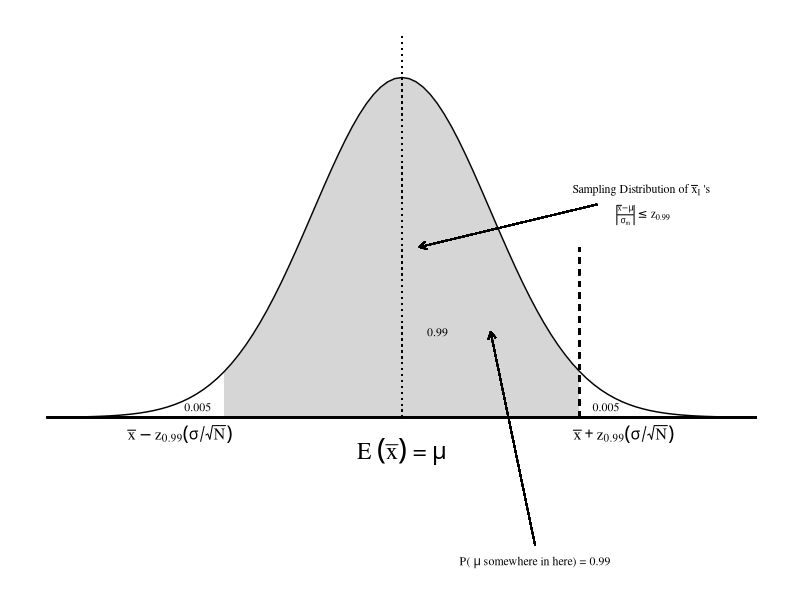
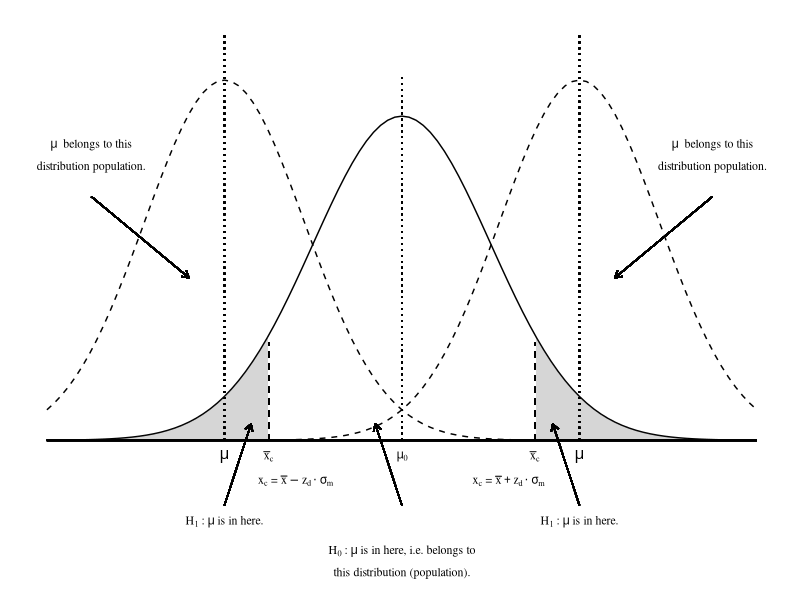
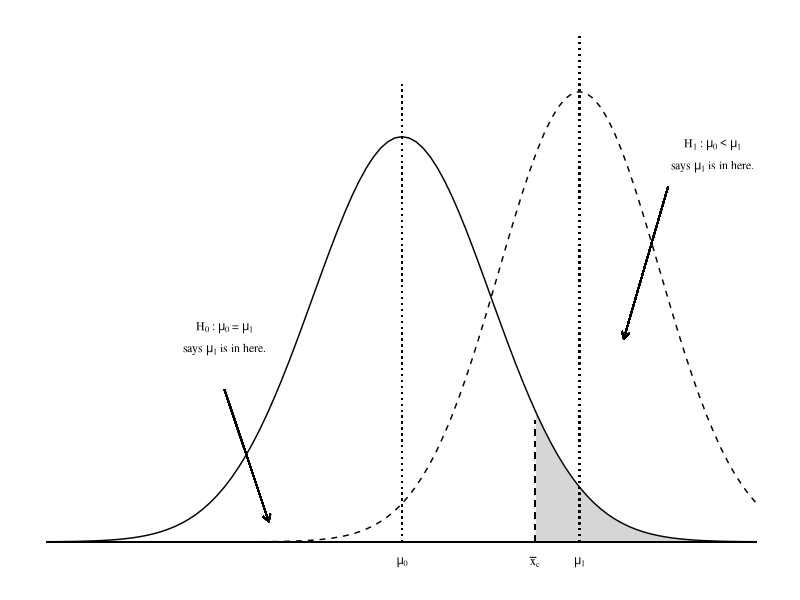
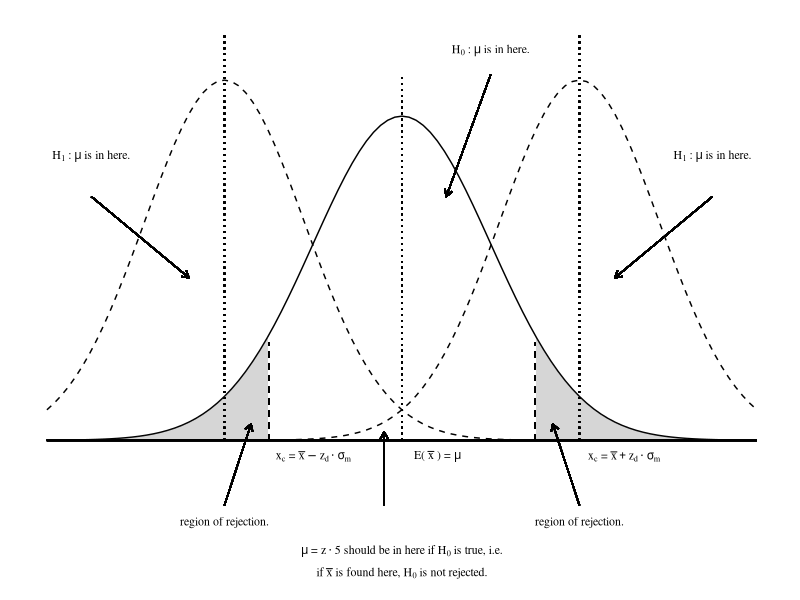
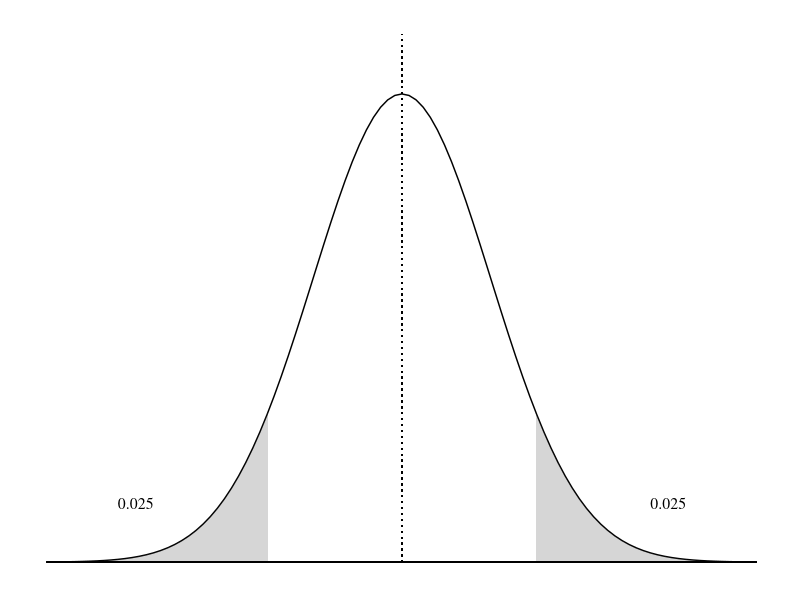
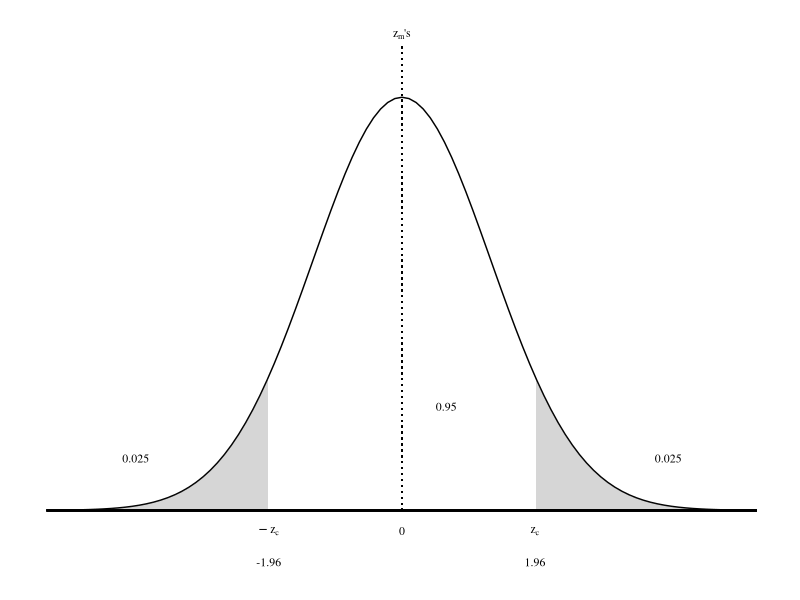
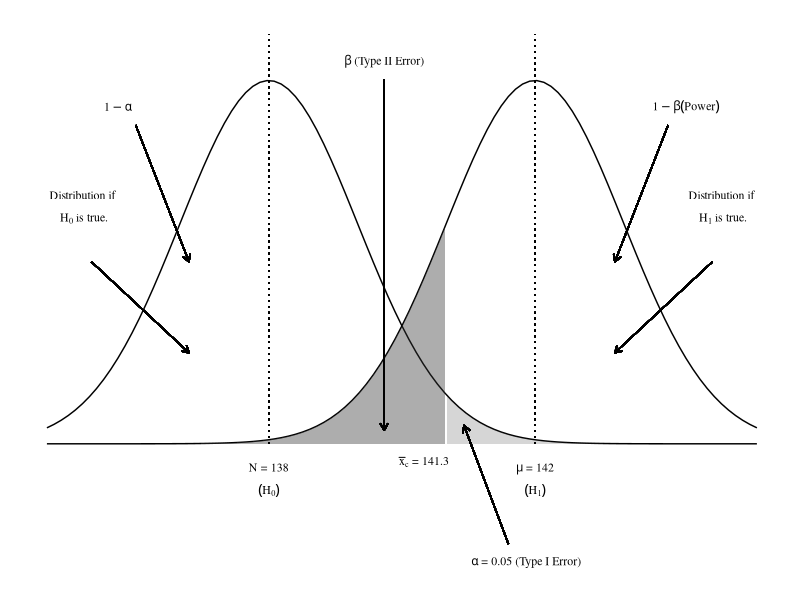

Reproduce these figures in R, in order.
## ---- chunk 1
library(ggplot2)
library(grid)
x <- pretty(c(-4,4), 1000) 
y <- dnorm(x,0,1)
df <- data.frame(x=x,y=y)
temp<-expression("E"~(bar(x))~"="~mu)
temp2 <- expression(atop("Sampling Distribution of"~bar(x)[I]~"'s",~abs(frac(bar(x)-mu,sigma[m])) <= z[.99]))
temp3 <- expression("P("~mu~"somewhere in here) = 0.99")
norm <- ggplot(df, aes(x)) + stat_function(fun = dnorm) +
  geom_ribbon(data=subset(df,x<=2&x>=-2),aes(ymin=0,ymax=y), alpha=0.2) +
  geom_segment(aes(x = 0, y = 0, xend = 0, yend = 0.45), linetype="dotted") +
  geom_segment(aes(x = 2, y = 0, xend = 2, yend = 0.2), linetype="dashed") +
  geom_segment(aes(x = -4, y = 0, xend = 4, yend = 0)) +
  geom_segment(aes(x = 2.2, y = 0.25, xend = 0.2, yend = 0.2), arrow = arrow(length = unit(0.2, "cm"))) +
  geom_segment(aes(x = 1.5, y = -0.15, xend = 1, yend = 0.1), arrow = arrow(length = unit(0.2, "cm"))) +
  theme(axis.title= element_blank(), panel.grid= element_blank(), 
             panel.background=element_blank(), axis.text = element_blank(), axis.ticks = element_blank()) 
norm + annotate("text", x = 0.4, y = 0.1, label = "0.99", size = 3, family="serif")  + 
  annotate('text',x = 0, y = -0.04, label = as.character(temp), parse = TRUE, size = 6, family="serif")  + 
  annotate("text", x = -2.5, y = -0.02, label = "bar(x) - z[.99] (sigma/sqrt(N))", parse=TRUE, size = 4, family="serif") +
  annotate("text", x = 2.5, y = -0.02, label = "bar(x) + z[.99] (sigma/sqrt(N))", parse=TRUE, size = 4, family="serif") +
  annotate("text", x = 2.3, y = 0.012, label = "0.005", size = 3, family="serif") +
  annotate("text", x = -2.3, y = 0.012, label = "0.005", size = 3, family="serif") +
  annotate("text", x = 2.7, y = 0.25, label = as.character(temp2), parse=TRUE, size = 3, family="serif") +
  annotate("text", x = 1.5, y = -.17, label = as.character(temp3), parse=TRUE, size = 3, family="serif")
## ---- chunk 2
library(ggplot2)
library(grid)
x <- pretty(c(-4,4), 1000)
y <- dnorm(x,0,1)
df <- data.frame(x=x,y=y)
temp <- expression(x[c]~"="~bar(x) - z[d] %.% sigma[m])
temp2 <- expression(x[c]~"="~bar(x) + z[d] %.% sigma[m])
temp3 <- expression(atop(H[0]~":"~mu~"is in here, i.e. belongs to","this distribution (population)."))
temp4 <- expression(H[1]~":"~mu~"is in here.")
temp5 <- expression(atop(mu~" belongs to this","distribution population."))
norm <- ggplot(df, aes(x)) + stat_function(fun = dnorm) + stat_function(fun=dnorm, args=c(mean=-2, sd=0.9), linetype="dashed") + stat_function(fun=dnorm, args=c(mean=2, sd=0.9), linetype="dashed") +
  geom_ribbon(data=subset(df,x>1.5),aes(ymin=0,ymax=y), alpha=0.2) +
  geom_ribbon(data=subset(df,x< -1.5),aes(ymin=0,ymax=y), alpha=0.2) +
  geom_segment(aes(x = 0, y = 0, xend = 0, yend = 0.45), linetype="dotted") +
  geom_segment(aes(x = -2, y = 0, xend = -2, yend = 0.5), linetype="dotted") +
  geom_segment(aes(x = 2, y = 0, xend = 2, yend = 0.5), linetype="dotted") +
  geom_segment(aes(x = -1.5, y = 0, xend = -1.5, yend = 0.12),linetype="dashed") +
  geom_segment(aes(x = 1.5, y = 0, xend = 1.5, yend = 0.12), linetype="dashed") +
  geom_segment(aes(x = -4, y = 0, xend = 4, yend = 0)) +
  geom_segment(aes(x = -3.5, y = 0.3, xend = -2.4, yend = 0.2), arrow = arrow(length = unit(0.2, "cm"))) +
  geom_segment(aes(x = 3.5, y = 0.3, xend = 2.4, yend = 0.2), arrow = arrow(length = unit(0.2, "cm"))) +
  geom_segment(aes(x = -2, y = -0.08, xend = -1.7, yend = 0.02), arrow = arrow(length = unit(0.2, "cm"))) +
  geom_segment(aes(x = 2, y = -0.08, xend = 1.7, yend = 0.02), arrow = arrow(length = unit(0.2, "cm"))) +
  geom_segment(aes(x = 0, y = -0.08, xend = -0.3, yend = 0.02), arrow = arrow(length = unit(0.2, "cm"))) +
  theme(axis.title= element_blank(), panel.grid= element_blank(), 
             panel.background=element_blank(), axis.text = element_blank(), axis.ticks = element_blank()) 
norm + annotate("text", x = 0, y = -0.02, label = "mu[0]", parse=TRUE, size = 3, family="serif")  + 
  annotate("text", x = -1.5, y = -0.02, label = "bar(x)[c]", parse=TRUE, size = 3, family="serif") +
  annotate("text", x = 1.5, y = -0.02, label = "bar(x)[c]", parse=TRUE, size = 3, family="serif") +
  annotate("text", x = -1.2, y = -0.05, label = as.character(temp), parse=TRUE, size = 3, family="serif") +
  annotate("text", x = 1.2, y = -0.05, label = as.character(temp2), parse=TRUE, size = 3, family="serif") +
  annotate("text", x = 0, y = -0.15, label = as.character(temp3), parse=TRUE, size = 3, family="serif") + 
  annotate("text", x = -2, y = -0.1, label = as.character(temp4), parse=TRUE, size = 3, family="serif") + 
  annotate("text", x = 2, y = -0.1, label = as.character(temp4), parse=TRUE, size = 3, family="serif") + 
  annotate("text", x = -3.5, y = 0.35, label = as.character(temp5), parse=TRUE, size = 3, family="serif") + 
  annotate("text", x = 3.5, y = 0.35, label = as.character(temp5), parse=TRUE, size = 3, family="serif") + 
  annotate("text", x = -2, y = -0.02, label = "mu", parse=TRUE, size = 4, family="serif") +
  annotate("text", x = 2, y = -0.02, label = "mu", parse=TRUE, size = 4, family="serif")
## ---- chunk 3
library(ggplot2)
library(grid)
x <- pretty(c(-4,4), 1000) 
y <- dnorm(x,0,1)
df <- data.frame(x=x,y=y)
temp <- expression(atop(H[0]~":"~mu[0]~"="~mu[1],"says"~mu[1]~"is in here."))
temp2 <- expression(atop(H[1]~":"~mu[0] < mu[1],"says"~mu[1]~"is in here."))
norm <- ggplot(df, aes(x)) + stat_function(fun = dnorm) + stat_function(fun=dnorm, args=c(mean=2, sd=0.9), linetype="dashed") +
  geom_ribbon(data=subset(df,x>1.5),aes(ymin=0,ymax=y), alpha=0.2) +
  geom_segment(aes(x = 0, y = 0, xend = 0, yend = 0.45), linetype="dotted") +
  geom_segment(aes(x = 2, y = 0, xend = 2, yend = 0.5), linetype="dotted") +
  geom_segment(aes(x = 1.5, y = 0, xend = 1.5, yend = 0.12), linetype="dashed") +
  geom_segment(aes(x = -4, y = 0, xend = 4, yend = 0)) +
  geom_segment(aes(x = -2, y = 0.15, xend = -1.5, yend = 0.02), arrow = arrow(length = unit(0.2, "cm"))) +
  geom_segment(aes(x = 3, y = 0.35, xend = 2.5, yend = 0.2), arrow = arrow(length = unit(0.2, "cm"))) +
  theme(axis.title= element_blank(), panel.grid= element_blank(), 
             panel.background=element_blank(), axis.text = element_blank(), axis.ticks = element_blank()) 
norm + annotate("text", x = 0, y = -0.02, label = "mu[0]", parse=TRUE, size = 3, family="serif") +
  annotate("text", x = 1.5, y = -0.02, label = "bar(x)[c]", parse=TRUE, size = 3, family="serif") +
  annotate("text", x = 2, y = -0.02, label = "mu[1]", parse=TRUE, size = 3, family="serif") +
  annotate("text", x = -2, y = 0.2, label = as.character(temp), parse=TRUE, size = 3, family="serif") +
  annotate("text", x = 3.5, y = 0.38, label = as.character(temp2), parse=TRUE, size = 3, family="serif")
## ---- chunk 4
library(ggplot2)
library(grid)
x <- pretty(c(-4,4), 1000)  
y <- dnorm(x,0,1)
df <- data.frame(x=x,y=y)
temp <- expression(x[c]~"="~bar(x) - z[d] %.% sigma[m])
temp2 <- expression(x[c]~"="~bar(x) + z[d] %.% sigma[m])
temp3 <- expression(atop(mu~"="~z %.% 5~"should be in here if"~H[0]~"is true, i.e.","if"~bar(x)~"is found here,"~H[0]~"is not rejected."))
temp4 <- expression(H[0]~":"~mu~"is in here.")
temp5 <- expression(H[1]~":"~mu~"is in here.")
temp6 <- expression("E("~bar(x)~") ="~mu)
norm <- ggplot(df, aes(x)) + stat_function(fun = dnorm) + stat_function(fun=dnorm, args=c(mean=-2, sd=0.9), linetype="dashed") + stat_function(fun=dnorm, args=c(mean=2, sd=0.9), linetype="dashed") +
  geom_ribbon(data=subset(df,x>1.5),aes(ymin=0,ymax=y), alpha=0.2) +
  geom_ribbon(data=subset(df,x< -1.5),aes(ymin=0,ymax=y), alpha=0.2) +
  geom_segment(aes(x = 0, y = 0, xend = 0, yend = 0.45), linetype="dotted") +
  geom_segment(aes(x = -2, y = 0, xend = -2, yend = 0.5), linetype="dotted") +
  geom_segment(aes(x = 2, y = 0, xend = 2, yend = 0.5), linetype="dotted") +
  geom_segment(aes(x = -1.5, y = 0, xend = -1.5, yend = 0.12),linetype="dashed") +
  geom_segment(aes(x = 1.5, y = 0, xend = 1.5, yend = 0.12), linetype="dashed") +
  geom_segment(aes(x = -4, y = 0, xend = 4, yend = 0)) +
  geom_segment(aes(x = -3.5, y = 0.3, xend = -2.4, yend = 0.2), arrow = arrow(length = unit(0.2, "cm"))) +
  geom_segment(aes(x = 3.5, y = 0.3, xend = 2.4, yend = 0.2), arrow = arrow(length = unit(0.2, "cm"))) +
  geom_segment(aes(x = -2, y = -0.08, xend = -1.7, yend = 0.02), arrow = arrow(length = unit(0.2, "cm"))) +
  geom_segment(aes(x = 2, y = -0.08, xend = 1.7, yend = 0.02), arrow = arrow(length = unit(0.2, "cm"))) +
  geom_segment(aes(x = -0.2, y = -0.08, xend = -0.2, yend = 0.01), arrow = arrow(length = unit(0.2, "cm"))) +
  geom_segment(aes(x = 1, y = 0.45, xend = 0.5, yend = 0.3), arrow = arrow(length = unit(0.2, "cm"))) +
  theme(axis.title= element_blank(), panel.grid= element_blank(), 
             panel.background=element_blank(), axis.text = element_blank(), axis.ticks = element_blank()) 
norm + annotate("text", x = 0.4, y = -0.02, label = as.character(temp6), parse=TRUE, size = 3, family="serif")  + 
  annotate("text", x = 1, y = 0.48, label = as.character(temp4), parse=TRUE, size = 3, family="serif") +
  annotate("text", x = -1, y = -0.02, label = as.character(temp), parse=TRUE, size = 3, family="serif") +
  annotate("text", x = 2.5, y = -0.02, label = as.character(temp2), parse=TRUE, size = 3, family="serif") +
  annotate("text", x = 0, y = -0.15, label = as.character(temp3), parse=TRUE, size = 3, family="serif") + 
  annotate("text", x = -2, y = -0.1, label = "region of rejection.", size = 3, family="serif") + 
  annotate("text", x = 2, y = -0.1, label = "region of rejection.", size = 3, family="serif") + 
  annotate("text", x = -3.5, y = 0.35, label = as.character(temp5), parse=TRUE, size = 3, family="serif") + 
  annotate("text", x = 3.5, y = 0.35, label = as.character(temp5), parse=TRUE, size = 3, family="serif")
## ---- chunk 5
library(ggplot2)
library(grid)
x <- pretty(c(-4,4), 1000)   
y <- dnorm(x,0,1)
df <- data.frame(x=x,y=y)
norm <- ggplot(df, aes(x)) + stat_function(fun = dnorm) +
  geom_ribbon(data=subset(df,x>1.5),aes(ymin=0,ymax=y), alpha=0.2) +
  geom_ribbon(data=subset(df,x< -1.5),aes(ymin=0,ymax=y), alpha=0.2) +
  geom_segment(aes(x = 0, y = 0, xend = 0, yend = 0.45), linetype="dotted") +
  geom_segment(aes(x = -4, y = 0, xend = 4, yend = 0)) +
  theme(axis.title= element_blank(), panel.grid= element_blank(), 
             panel.background=element_blank(), axis.text = element_blank(), axis.ticks = element_blank())
norm + annotate("text", x = 3, y = 0.05, label = "0.025", size = 4, family="serif")  +
  annotate("text", x = -3, y = 0.05, label = "0.025", size = 4, family="serif")
## ---- chunk 6
library(ggplot2)
library(grid)
x <- pretty(c(-4,4), 1000)   
y <- dnorm(x,0,1)
df <- data.frame(x=x,y=y)
temp <- expression(z[m]*"'s")
norm <- ggplot(df, aes(x)) + stat_function(fun = dnorm) +
  geom_ribbon(data=subset(df,x>1.5),aes(ymin=0,ymax=y), alpha=0.2) +
  geom_ribbon(data=subset(df,x< -1.5),aes(ymin=0,ymax=y), alpha=0.2) +
  geom_segment(aes(x = 0, y = 0, xend = 0, yend = 0.45), linetype="dotted") +
  geom_segment(aes(x = -4, y = 0, xend = 4, yend = 0)) +
  theme(axis.title= element_blank(), panel.grid= element_blank(), 
             panel.background=element_blank(), axis.text = element_blank(), axis.ticks = element_blank())
norm + annotate("text", x = 3, y = 0.05, label = "0.025", size = 3, family="serif")  +
  annotate("text", x = -3, y = 0.05, label = "0.025", size = 3, family="serif") +
  annotate("text", x = 0.5, y = 0.1, label = "0.95", size = 3, family="serif") +
  annotate("text", x = -1.5, y = -0.02, label = "-z[c]", parse=TRUE, size = 3, family="serif") +
  annotate("text", x = 1.5, y = -0.02, label = "z[c]", parse=TRUE, size = 3, family="serif") +
  annotate("text", x = -1.5, y = -0.05, label = "-1.96", size = 3, family="serif") +
  annotate("text", x = 1.5, y = -0.05, label = "1.96", size = 3, family="serif") +
  annotate("text", x = 0, y = -0.02, label = "0", size = 3, family="serif") +
  annotate("text", x = 0, y = 0.46, label = as.character(temp), parse=TRUE, size = 3, family="serif")
## ---- chunk 7
library(ggplot2)
library(grid)
x <- pretty(c(-4,4), 1000)   
y <- dnorm(x,-1.5,1)
y2 <- dnorm(x,1.5,1)
temp <- expression(atop("Distribution if",~H[0]~"is true."))
temp2 <- expression(atop("Distribution if",~H[1]~"is true."))
temp3 <- expression(beta~"(Type II Error)")
temp4 <- expression(atop("N = 138",(H[0])))
temp5 <- expression(atop(mu~"= 142",(H[1])))
temp6 <- expression(alpha~"= 0.05 (Type I Error)")
temp7 <- expression(bar(x)[c]~"= 141.3")
df <- data.frame(x=x,y=y)
df2 <- data.frame(x=x,y=y2)
norm <- ggplot(df, aes(x)) + stat_function(fun = dnorm, args=c(mean=-1.5)) + stat_function(fun=dnorm, args=c(mean=1.5)) +
  geom_ribbon(data=subset(df,x>0.5),aes(ymin=0,ymax=y), alpha=0.2) +
  geom_ribbon(data=subset(df2,x<0.5),aes(ymin=0,ymax=y), alpha=0.4) +
  geom_segment(aes(x = -1.5, y = 0, xend = -1.5, yend = 0.45), linetype="dotted") +
  geom_segment(aes(x = 1.5, y = 0, xend = 1.5, yend = 0.45), linetype="dotted") +
  geom_segment(aes(x = -3, y = 0.35, xend = -2.4, yend = 0.2), arrow = arrow(length = unit(0.2, "cm"))) +
  geom_segment(aes(x = -3.5, y = 0.2, xend = -2.4, yend = 0.1), arrow = arrow(length = unit(0.2, "cm"))) +
  geom_segment(aes(x = 3, y = 0.35, xend = 2.4, yend = 0.2), arrow = arrow(length = unit(0.2, "cm"))) +
  geom_segment(aes(x = 3.5, y = 0.2, xend = 2.4, yend = 0.1), arrow = arrow(length = unit(0.2, "cm"))) + 
  geom_segment(aes(x = 1.2, y = -0.11, xend = 0.7, yend = 0.02), arrow = arrow(length = unit(0.2, "cm"))) +
  geom_segment(aes(x = -0.2, y = 0.4, xend = -0.2, yend = 0.015), arrow = arrow(length = unit(0.2, "cm"))) +
  theme(axis.title= element_blank(), panel.grid= element_blank(), 
             panel.background=element_blank(), axis.text = element_blank(), axis.ticks = element_blank(),
        axis.line.x = element_blank()) 
norm + annotate("text", x = -3.2, y = 0.37, label = "1 - alpha", parse=TRUE, size = 3, family="serif")  + 
  annotate("text", x = -3.6, y = 0.26, label = as.character(temp), parse=TRUE, size = 3, family="serif") +
  annotate("text", x = 3.2, y = 0.37, label = "1 - beta (Power)", parse=TRUE, size = 3, family="serif")  + 
  annotate("text", x = 3.6, y = 0.26, label = as.character(temp2), parse=TRUE, size = 3, family="serif") +
  annotate("text", x = -0.2, y = 0.42, label = as.character(temp3), parse=TRUE, size = 3, family="serif") +
  annotate("text", x = -1.5, y = -0.04, label = as.character(temp4), parse=TRUE, size = 3, family="serif") +
  annotate("text", x = 0.25, y = -0.02, label = as.character(temp7), parse=TRUE, size = 3, family="serif") +
  annotate("text", x = 1.5, y = -0.04, label = as.character(temp5), parse=TRUE, size = 3, family="serif") +
  annotate("text", x = 1.4, y = -0.13, label = as.character(temp6), parse=TRUE, size = 3, family="serif")
